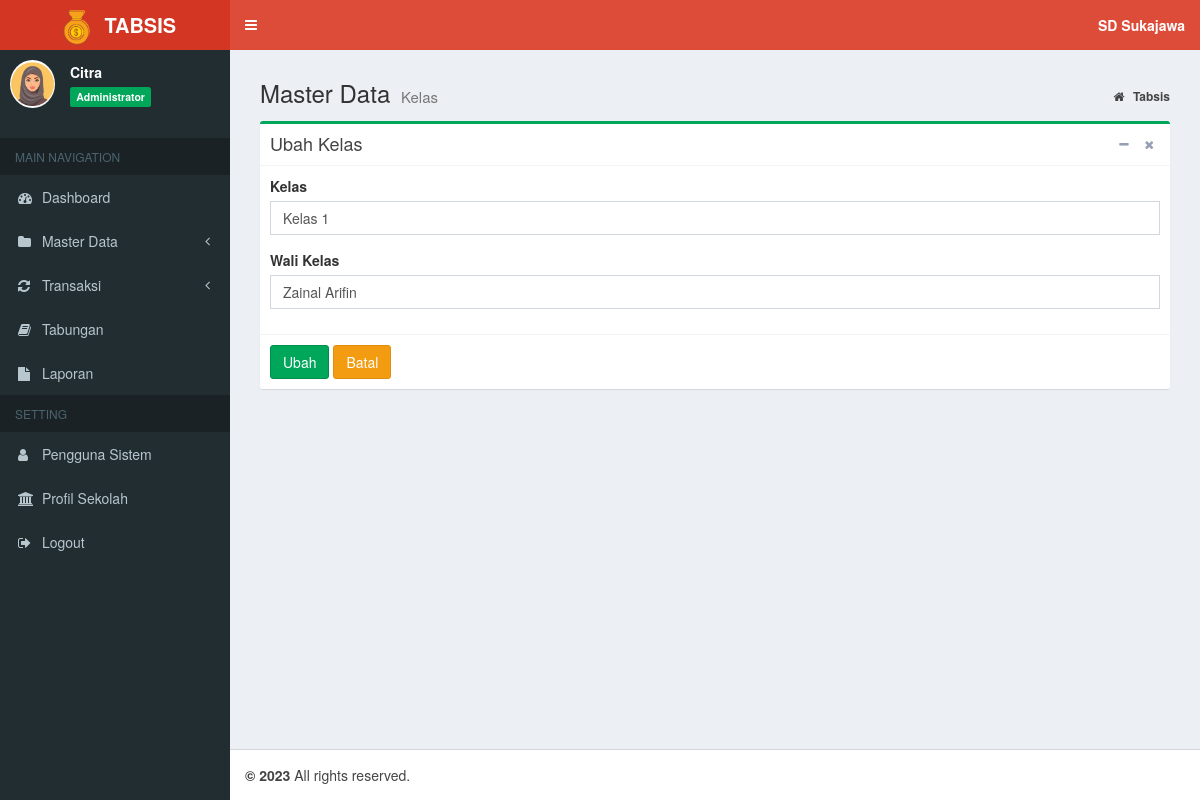
The app's page /index.php?page=MyApp/edit_kelas&kode=1 (signed in), older data.
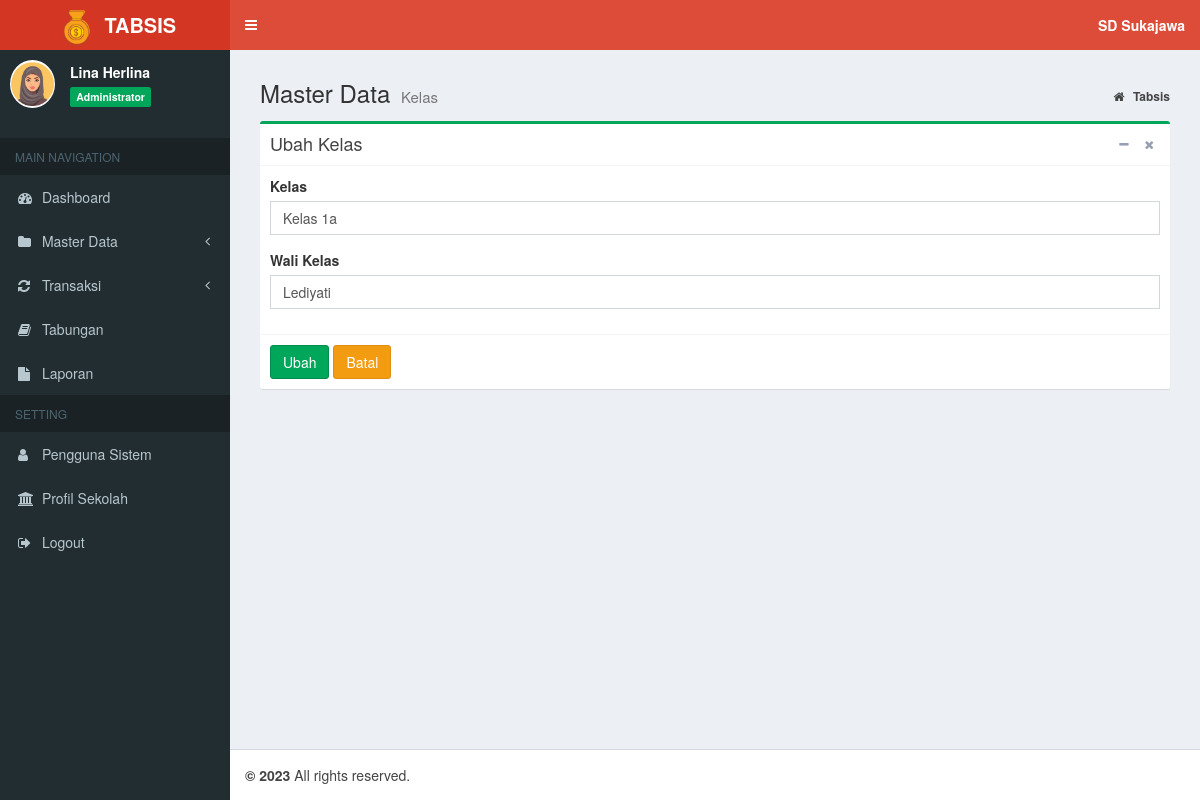
The same page, newer data.
### tables this page shows
CREATE TABLE `tb_kelas` (
  `id_kelas` int(11) NOT NULL,
  `kelas` varchar(20) NOT NULL,
  `wl_kelas` varchar(20) NOT NULL
);

### index.php (the view, shortened to what the changed rows need)
<?php
    if (isset($_SESSION["ses_username"])==""){
		header("location: login.php");
    }else{
      $data_nama = $_SESSION["ses_nama"];
      $data_level = $_SESSION["ses_level"];
    }
    include "inc/koneksi.php";
?>
<!DOCTYPE html>
<html>
<head>
	<link rel="stylesheet" href="bootstrap/css/bootstrap.min.css">
	<link rel="stylesheet" href="https://cdnjs.cloudflare.com/ajax/libs/font-awesome/4.5.0/css/font-awesome.min.css">
	<link rel="stylesheet" href="https://cdnjs.cloudflare.com/ajax/libs/ionicons/2.0.1/css/ionicons.min.css">
	<link rel="stylesheet" href="plugins/datatables/dataTables.bootstrap.css">
	<link rel="stylesheet" href="plugins/select2/select2.min.css">
	<link rel="stylesheet" href="dist/css/AdminLTE.min.css">
	<link rel="stylesheet" href="dist/css/skins/_all-skins.min.css">
</head>
<body class="hold-transition skin-red sidebar-mini">
	<div class="wrapper">
		<aside class="main-sidebar">
			<section class="sidebar">
				</<b>
				<div class="user-panel">
					<div class="pull-left info">
						<p>
							<?php echo $data_nama; ?>
						</p>
						<span class="label label-success">
							<?php echo $data_level; ?>
						</span>
					</div>
				</div>
			</section>
		</aside>
		<div class="content-wrapper">
			<section class="content">
				<?php
      if(isset($_GET['page'])){
          $hal = $_GET['page'];
          switch ($hal) {
              case 'MyApp/edit_kelas':
                  include "admin/kelas/edit_kelas.php";
                  break;
          }
                        }
    ?>
			</section>
		</div>
</body>
</html>

### admin/kelas/edit_kelas.php (shortened to what the changed rows need)
<?php
    if(isset($_GET['kode'])){
        $sql_cek = "SELECT * FROM tb_kelas WHERE id_kelas='".$_GET['kode']."'";
        $query_cek = mysqli_query($koneksi, $sql_cek);
        $data_cek = mysqli_fetch_array($query_cek,MYSQLI_BOTH);
    }
?>
<section class="content-header">
	<h1>
		Master Data
		<small>Kelas</small>
	</h1>
	<ol class="breadcrumb">
		<li>
			<a href="index.php">
				<i class="fa fa-home"></i>
				<b>Tabsis</b>
			</a>
		</li>
	</ol>
</section>
<section class="content">
	<div class="row">
		<div class="col-md-12">
			<div class="box box-success">
				<div class="box-header with-border">
					<h3 class="box-title">Ubah Kelas</h3>
					<div class="box-tools pull-right">
						<button type="button" class="btn btn-box-tool" data-widget="collapse">
							<i class="fa fa-minus"></i>
						</button>
						<button type="button" class="btn btn-box-tool" data-widget="remove">
							<i class="fa fa-remove"></i>
						</button>
					</div>
				</div>
				<form action="" method="post" enctype="multipart/form-data">
					<div class="box-body">
						<div class="form-group">
							<label>Kelas</label>
							<input class="form-control" name="kelas" value="<?php echo $data_cek['kelas']; ?>"
							/>
						</div>
						<div class="form-group">
							<label>Wali Kelas</label>
							<input class="form-control" name="wl_kelas" value="<?php echo $data_cek['wl_kelas']; ?>"
							/>
						</div>
					</div>
					<div class="box-footer">
						<input type="submit" name="Ubah" value="Ubah" class="btn btn-success">
						<a href="?page=MyApp/data_kelas" class="btn btn-warning">Batal</a>
					</div>
				</form>
			</div>
</section>

Row changes from the older to the newer data that the page shows:
changed tb_kelas: kelas "Kelas 1" → "Kelas 1a"; wl_kelas "Zainal Arifin" → "Lediyati"
Text that changed along with them:
$data_nama: "Citra" → "Lina Herlina"
